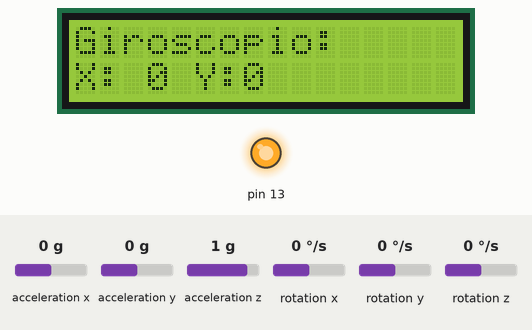
Recording of a sketch running on a simulated Arduino Uno, built with avr-gcc and run on an emulated ATmega328P. On the bench: 16×2 character LCD, output pins drawn as LEDs (lit = HIGH). The inputs (shaded band) are chosen by the test bench; at power-on: rotation x 0 °/s, rotation y 0 °/s, acceleration x 0 g, acceleration y 0 g, acceleration z 1 g, rotation z 0 °/s.

Above: at 2.77 s.
2.8 s: rotation x set to -192 °/s
At 3.03 s:
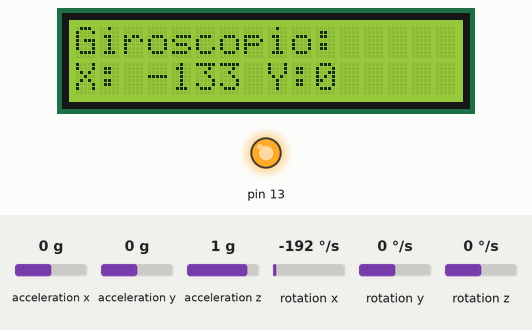
5.8 s: rotation x set to 0 °/s
At 6.09 s:
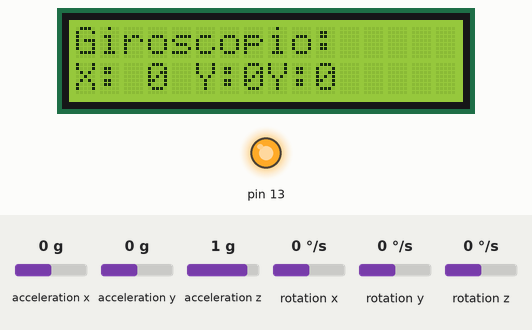
8.2 s: rotation y set to -192 °/s
At 8.82 s:
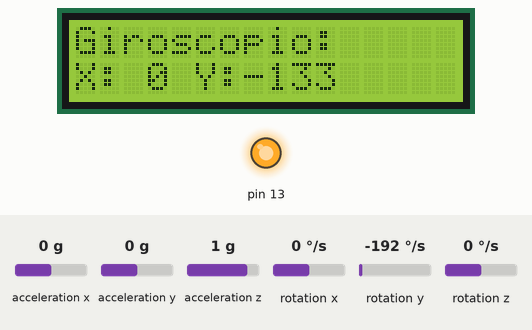
9.8 s: rotation y set to -100 °/s
At 10.09 s:
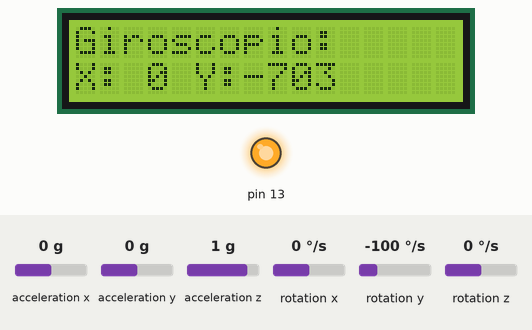
Timing chart, 0 to 12.3 s (numbered marks = the images above; inputs shaded):
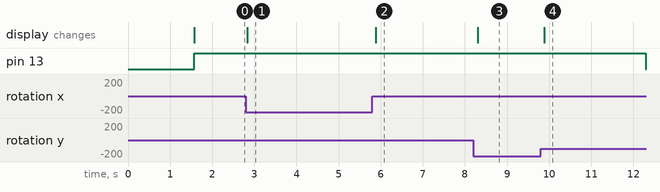

The sketch:

LcdGyro.ino
```cpp
#include <LiquidCrystal.h>
#include "Wire.h"
#include "I2Cdev.h"
#include "MPU6050.h"

LiquidCrystal lcd(7, 8, 9, 10, 11, 12);

MPU6050 accelgyro;
int16_t gx, gy, gz;
int X,Y;

void setup()
{

accelgyro.initialize();
lcd.begin(16, 2);
lcd.print("Test LCD OK");
delay(1500);
lcd.clear();
pinMode(13,OUTPUT);

}

void loop()
{

accelgyro.getRotation(&gx, &gy, &gz);

X = map(gx,-17000,17000,-90,90);
Y = map(gy,-17000,17000,-90,90);

lcd.setCursor(0,0);
lcd.print("Giroscopio:");
lcd.setCursor(0,1);
lcd.print("X: ");
lcd.print(X);
lcd.print(" Y:" );
lcd.print(Y);

digitalWrite(13,HIGH);
delay(100);
digitalWrite(13,LOW);

}
```

Measured:
- after the input at 2.8 s, the display: changes at once (image 1)
- after the input at 5.8 s, the display: changes after 0.09 s (image 2)
- after the input at 8.2 s, the display: changes after 0.10 s (image 3)
- after the input at 9.8 s, pin 13: HIGH → LOW after 2.5 s; the display: changes after 0.08 s (image 4)
